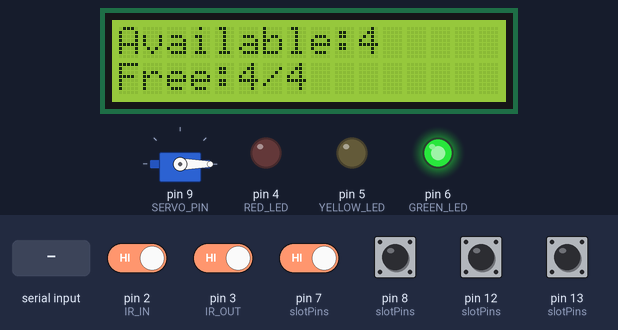
Simulated run of this sketch. Board: Arduino Uno, built with avr-gcc and run on an emulated ATmega328P. Shown: servo, 16×2 character LCD, output pins drawn as LEDs (lit = HIGH). The inputs (shaded band) are chosen by the test bench; at power-on: pin 2 (IR_IN), pin 3 (IR_OUT), pin 7 (slotPins), pin 8 (slotPins), pin 12 (slotPins), pin 13 (slotPins) HIGH. What the sketch prints to the serial monitor is not drawn.

Above: at 4.5 s.
4.6 s: pin 2 (IR_IN) driven LOW
At 5.1 s:
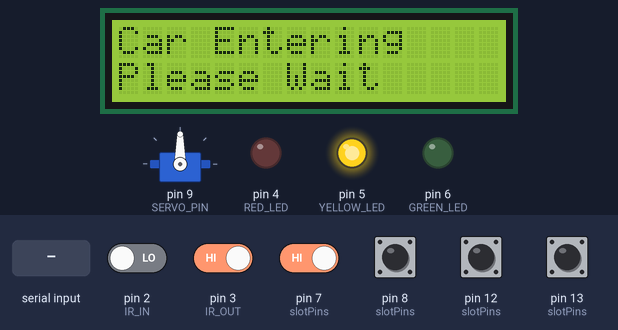
7.6 s: "OPEN\n" received over the second serial link
At 9.2 s:
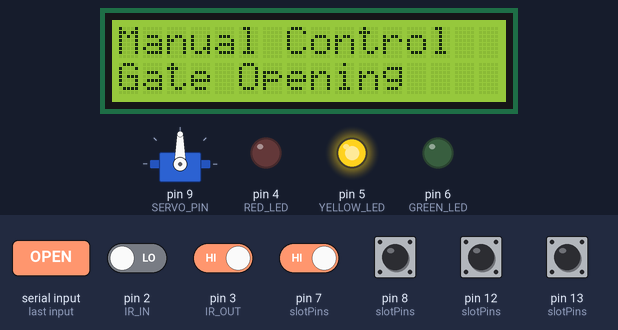
10.6 s: pin 3 (IR_OUT) driven LOW
At 13.0 s:
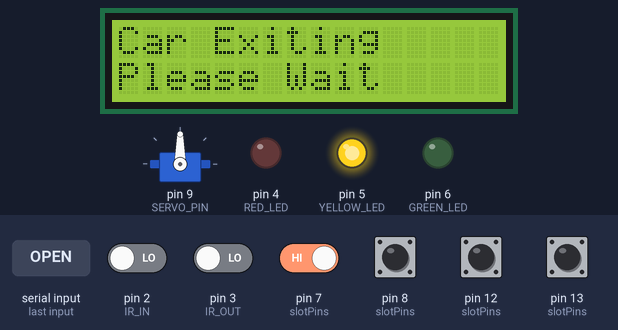
18.1 s: pin 2 (IR_IN) driven HIGH and pin 7 (slotPins) driven LOW
At 19.7 s:
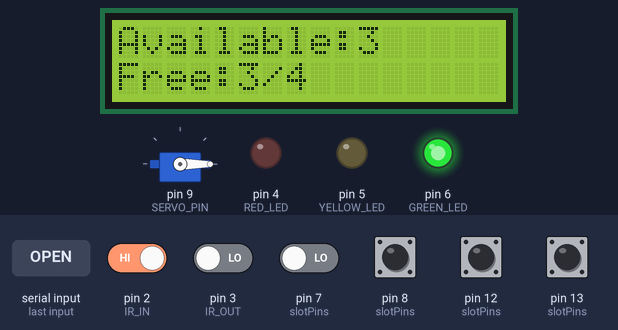
Timing chart, 0 to 21.2 s (numbered marks = the images above; inputs shaded):
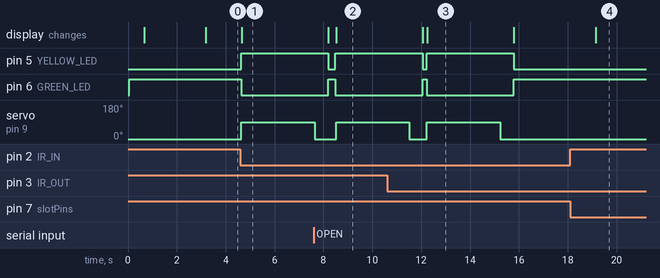

The sketch:

smart_parking_arduino.ino
```cpp
/*
  SMART PARKING SYSTEM - UPGRADED FINAL CODE
  Base: Original working Arduino code

  Existing connections kept:
    Entry IR OUT  -> D2
    Exit IR OUT   -> D3
    Servo signal  -> D9
    LCD SDA       -> A4
    LCD SCL       -> A5
    LCD address   -> 0x27
    Gate open     -> 90 degrees
    Gate closed   -> 0 degrees
    Gate open time-> 3000 ms

  New connections:
    Red LED       -> D4
    Yellow LED    -> D5
    Green LED     -> D6
    Slot 1 IR OUT -> D7
    Slot 2 IR OUT -> D8
    HC-05 TX      -> D10
    HC-05 RX      -> D11
    Slot 3 IR OUT -> D12
    Slot 4 IR OUT -> D13

  Flutter slot protocol:
    S1:0,S2:1,S3:0,S4:1
    0 = Available
    1 = Occupied

  Stable slot logic:
    - Car detected continuously for 1 second -> Occupied
    - Occupied slot clear continuously for 5 seconds -> Available
    - Short signal loss does not make the slot available
*/

#include <Wire.h>
#include <LiquidCrystal_I2C.h>
#include <Servo.h>
#include <SoftwareSerial.h>
#include <ctype.h>
#include <string.h>

// ======================================================
// OBJECTS
// ======================================================

LiquidCrystal_I2C lcd(0x27, 16, 2);
Servo gate;
SoftwareSerial bluetooth(10, 11); // Arduino RX, TX

// ======================================================
// ORIGINAL WORKING PINS
// ======================================================

#define IR_IN 2
#define IR_OUT 3
#define SERVO_PIN 9

// ======================================================
// NEW PINS
// ======================================================

#define RED_LED 4
#define YELLOW_LED 5
#define GREEN_LED 6

#define SLOT_1 7
#define SLOT_2 8
#define SLOT_3 12
#define SLOT_4 13

// ======================================================
// SETTINGS
// ======================================================

const byte TOTAL_SLOTS = 4;

const byte slotPins[TOTAL_SLOTS] = {
  SLOT_1,
  SLOT_2,
  SLOT_3,
  SLOT_4
};

/*
  Most IR obstacle sensors:
  LOW  = object/car detected
  HIGH = no object

  Change LOW to HIGH only if your sensors work in reverse.
*/
const byte SENSOR_ACTIVE_STATE = LOW;

const unsigned long OCCUPIED_CONFIRM_TIME = 1000;
const unsigned long AVAILABLE_CONFIRM_TIME = 5000;
const unsigned long BLUETOOTH_STATUS_INTERVAL = 1500;

const byte GATE_CLOSED_ANGLE = 0;
const byte GATE_OPEN_ANGLE = 90;
const unsigned long GATE_OPEN_TIME = 3000;

// ======================================================
// SYSTEM VARIABLES
// ======================================================

int available = 4;

bool inFlag = false;
bool outFlag = false;
bool gateOpen = false;
bool gateBusy = false;

bool servoAttached = false;
byte currentGateAngle = GATE_CLOSED_ANGLE;

byte currentLightState = 255;

char lcdLineCache[2][17] = {{0}, {0}};

// Confirmed status of each slot
bool slotOccupied[TOTAL_SLOTS] = {
  false,
  false,
  false,
  false
};

// Latest raw reading of each slot sensor
bool slotRawDetected[TOTAL_SLOTS] = {
  false,
  false,
  false,
  false
};

// Time when raw reading last changed
unsigned long slotRawChangedAt[TOTAL_SLOTS] = {
  0,
  0,
  0,
  0
};

unsigned long lastBluetoothStatus = 0;

// Bluetooth command buffer
char commandBuffer[25];
byte commandIndex = 0;

// ======================================================
// SETUP
// ======================================================

void setup()
{
  Serial.begin(9600);
  bluetooth.begin(9600);

  // Original sensors
  pinMode(IR_IN, INPUT_PULLUP);
  pinMode(IR_OUT, INPUT_PULLUP);

  // New slot sensors
  for (byte i = 0; i < TOTAL_SLOTS; i++)
  {
    pinMode(slotPins[i], INPUT_PULLUP);
  }

  // Give sensors time to stabilize before reading initial state
  delay(50);

  // Traffic lights
  pinMode(RED_LED, OUTPUT);
  pinMode(YELLOW_LED, OUTPUT);
  pinMode(GREEN_LED, OUTPUT);

  setGreenLight();

  // Servo - initialize closed then release torque
  gate.attach(SERVO_PIN);
  servoAttached = true;
  gate.write(GATE_CLOSED_ANGLE);
  currentGateAngle = GATE_CLOSED_ANGLE;
  delay(500);
  gate.detach();
  servoAttached = false;

  // LCD - same as original working code
  lcd.init();
  lcd.backlight();

  lcd.clear();
  lcd.setCursor(0, 0);
  lcd.print("Parking System");
  lcd.setCursor(0, 1);
  lcd.print("Starting...");
  delay(2000);

  // Read actual slot condition at startup
  initializeSlotSensors();

  available = countAvailableSlots();

  updateNormalDisplay();
  sendCompleteStatus();

  lastBluetoothStatus = millis();
}

// ======================================================
// MAIN LOOP
// ======================================================

void loop()
{
  readBluetoothCommands();

  updateSlotSensors();

  handleEntrySensor();
  handleExitSensor();

  // Backup synchronization for Flutter app
  if (millis() - lastBluetoothStatus >= BLUETOOTH_STATUS_INTERVAL)
  {
    sendCompleteStatus();
    lastBluetoothStatus = millis();
  }

  delay(10);
}

// ======================================================
// SENSOR HELPER
// ======================================================

bool sensorDetected(byte pin)
{
  return digitalRead(pin) == SENSOR_ACTIVE_STATE;
}

// ======================================================
// INITIAL SLOT SENSOR READING
// ======================================================

void initializeSlotSensors()
{
  /*
    Multiple startup samples reduce false readings while
    the sensors and power supply are stabilizing.
  */

  byte detectionCount[TOTAL_SLOTS] = {0, 0, 0, 0};
  const byte samples = 20;

  for (byte sample = 0; sample < samples; sample++)
  {
    for (byte i = 0; i < TOTAL_SLOTS; i++)
    {
      if (sensorDetected(slotPins[i]))
      {
        detectionCount[i]++;
      }
    }

    delay(25);
  }

  for (byte i = 0; i < TOTAL_SLOTS; i++)
  {
    bool detected = detectionCount[i] >= 14;

    slotOccupied[i] = detected;
    slotRawDetected[i] = detected;
    slotRawChangedAt[i] = millis();
  }
}

// ======================================================
// STABLE SLOT SENSOR LOGIC
// ======================================================

void updateSlotSensors()
{
  bool anySlotChanged = false;
  unsigned long now = millis();

  for (byte i = 0; i < TOTAL_SLOTS; i++)
  {
    bool currentReading = sensorDetected(slotPins[i]);

    // Sensor reading changed: start a new confirmation timer
    if (currentReading != slotRawDetected[i])
    {
      slotRawDetected[i] = currentReading;
      slotRawChangedAt[i] = now;

      /*
        When an occupied slot temporarily loses detection,
        it stays occupied while the 5-second timer runs.
      */
      if (slotOccupied[i] && !currentReading)
      {
        sendSlotCheckingEvent(i);
      }
    }

    unsigned long requiredTime;

    if (currentReading)
    {
      requiredTime = OCCUPIED_CONFIRM_TIME;
    }
    else
    {
      requiredTime = AVAILABLE_CONFIRM_TIME;
    }

    // Confirm only after the reading stays stable
    if (
      slotOccupied[i] != currentReading &&
      now - slotRawChangedAt[i] >= requiredTime
    )
    {
      slotOccupied[i] = currentReading;
      anySlotChanged = true;

      sendSlotChangeEvent(i, currentReading);
    }
  }

  if (anySlotChanged)
  {
    available = countAvailableSlots();

    if (!gateBusy)
    {
      updateNormalDisplay();
    }

    sendCompleteStatus();
    lastBluetoothStatus = millis();
  }
}

// ======================================================
// ENTRY SENSOR - BASED ON ORIGINAL WORKING LOGIC
// ======================================================

void handleEntrySensor()
{
  if (digitalRead(IR_IN) == LOW && !inFlag && !gateBusy)
  {
    inFlag = true;

    available = countAvailableSlots();

    if (available > 0)
    {
      gateBusy = true;

      showMessage("Car Entering", "Please Wait");
      setYellowLight();

      openGateForVehicle();

      /*
        No available-- here.
        The exact parking slot sensor will update the count
        after the car parks.
      */

      updateNormalDisplay();
      sendCompleteStatus();

      gateBusy = false;
    }
    else
    {
      showMessage("Parking FULL", "Gate Closed");
      setRedLight();
      sendEvent("ENTRY_DENIED");

      delay(2000);

      updateNormalDisplay();
    }
  }

  if (digitalRead(IR_IN) == HIGH)
  {
    inFlag = false;
  }
}

// ======================================================
// EXIT SENSOR - BASED ON ORIGINAL WORKING LOGIC
// ======================================================

void handleExitSensor()
{
  if (digitalRead(IR_OUT) == LOW && !outFlag && !gateBusy)
  {
    outFlag = true;
    gateBusy = true;

    showMessage("Car Exiting", "Please Wait");
    setYellowLight();

    /*
      Exit gate always opens.
      The car may already have left its slot, so all four
      slot sensors might already show available.
    */
    openGateForVehicle();

    /*
      No available++ here.
      The slot sensor itself confirms that the slot is free.
    */

    available = countAvailableSlots();

    updateNormalDisplay();
    sendCompleteStatus();

    gateBusy = false;
  }

  if (digitalRead(IR_OUT) == HIGH)
  {
    outFlag = false;
  }
}

// ======================================================
// SERVO CONTROL - SAME 0 / 90 / 3000 ms BEHAVIOUR
// ======================================================

void attachServoIfNeeded()
{
  if (!servoAttached)
  {
    gate.attach(SERVO_PIN);
    servoAttached = true;
  }
}

void detachServoIfNeeded()
{
  if (servoAttached)
  {
    gate.detach();
    servoAttached = false;
  }
}

void moveGateTo(byte angle)
{
  if (currentGateAngle == angle)
  {
    return;
  }

  attachServoIfNeeded();
  gate.write(angle);
  currentGateAngle = angle;
}

void openGateForVehicle()
{
  moveGateTo(GATE_OPEN_ANGLE);
  gateOpen = true;
  sendGateState();

  delay(GATE_OPEN_TIME);

  moveGateTo(GATE_CLOSED_ANGLE);
  gateOpen = false;
  sendGateState();

  // Give the servo time to complete closure, then release holding torque
  delay(500);
  detachServoIfNeeded();
}

// ======================================================
// AVAILABLE SLOT COUNT
// ======================================================

int countAvailableSlots()
{
  int freeSlots = 0;

  for (byte i = 0; i < TOTAL_SLOTS; i++)
  {
    if (!slotOccupied[i])
    {
      freeSlots++;
    }
  }

  return freeSlots;
}

// ======================================================
// LCD
// ======================================================

void updateLcdRow(byte row, const char *text)
{
  if (strcmp(lcdLineCache[row], text) == 0)
  {
    return;
  }

  strncpy(lcdLineCache[row], text, sizeof(lcdLineCache[row]) - 1);
  lcdLineCache[row][16] = '\0';

  lcd.setCursor(0, row);
  lcd.print(text);

  byte len = strlen(text);
  for (byte i = len; i < 16; i++)
  {
    lcd.print(' ');
  }
}

void updateNormalDisplay()
{
  available = countAvailableSlots();

  char line1[17];
  char line2[17];

  if (available == 0)
  {
    strcpy(line1, "Parking FULL");
  }
  else
  {
    snprintf(line1, sizeof(line1), "Available:%d", available);
  }

  snprintf(line2, sizeof(line2), "Free:%d/%d", available, TOTAL_SLOTS);

  updateLcdRow(0, line1);
  updateLcdRow(1, line2);

  updateTrafficLights();
}

void showMessage(const char *line1, const char *line2)
{
  updateLcdRow(0, line1);
  updateLcdRow(1, line2);
}

// ======================================================
// TRAFFIC LIGHTS
// ======================================================

void setRedLight()
{
  if (currentLightState == 0)
  {
    return;
  }

  digitalWrite(RED_LED, HIGH);
  digitalWrite(YELLOW_LED, LOW);
  digitalWrite(GREEN_LED, LOW);
  currentLightState = 0;
  sendLightState();
}

void setYellowLight()
{
  if (currentLightState == 1)
  {
    return;
  }

  digitalWrite(RED_LED, LOW);
  digitalWrite(YELLOW_LED, HIGH);
  digitalWrite(GREEN_LED, LOW);
  currentLightState = 1;
}

void setGreenLight()
{
  if (currentLightState == 2)
  {
    return;
  }

  digitalWrite(RED_LED, LOW);
  digitalWrite(YELLOW_LED, LOW);
  digitalWrite(GREEN_LED, HIGH);
  currentLightState = 2;
  sendLightState();
}

void updateTrafficLights()
{
  if (available == 0)
  {
    setRedLight();
  }
  else
  {
    setGreenLight();
  }
}

// ======================================================
// BLUETOOTH STATUS FOR FLUTTER APP
// ======================================================

void sendSlotStatus()
{
  /*
    Example:
    S1:0,S2:1,S3:0,S4:1

    0 = Available
    1 = Occupied
  */

  for (byte i = 0; i < TOTAL_SLOTS; i++)
  {
    bluetooth.print("S");
    bluetooth.print(i + 1);
    bluetooth.print(":");
    bluetooth.print(slotOccupied[i] ? 1 : 0);

    Serial.print("S");
    Serial.print(i + 1);
    Serial.print(":");
    Serial.print(slotOccupied[i] ? 1 : 0);

    if (i < TOTAL_SLOTS - 1)
    {
      bluetooth.print(",");
      Serial.print(",");
    }
  }

  bluetooth.println();
  Serial.println();
}

void sendGateState()
{
  bluetooth.print("G:");
  bluetooth.println(gateOpen ? 1 : 0);
  bluetooth.print("GATE:");
  bluetooth.println(gateOpen ? "OPEN" : "CLOSED");

  Serial.print("G:");
  Serial.println(gateOpen ? 1 : 0);
  Serial.print("GATE:");
  Serial.println(gateOpen ? "OPEN" : "CLOSED");
}

void sendLightState()
{
  bluetooth.print("LIGHT:");
  switch (currentLightState)
  {
    case 0:
      bluetooth.println("RED");
      Serial.println("LIGHT:RED");
      break;
    case 1:
      bluetooth.println("YELLOW");
      Serial.println("LIGHT:YELLOW");
      break;
    case 2:
      bluetooth.println("GREEN");
      Serial.println("LIGHT:GREEN");
      break;
    default:
      bluetooth.println("UNKNOWN");
      Serial.println("LIGHT:UNKNOWN");
      break;
  }
}

void sendParkingCounts()
{
  available = countAvailableSlots();
  int occupied = TOTAL_SLOTS - available;

  bluetooth.print("AVAILABLE:");
  bluetooth.println(available);
  bluetooth.print("OCCUPIED:");
  bluetooth.println(occupied);

  Serial.print("AVAILABLE:");
  Serial.println(available);
  Serial.print("OCCUPIED:");
  Serial.println(occupied);
}

void sendLcdStatus()
{
  available = countAvailableSlots();

  bluetooth.print("L1:");

  if (available == 0)
  {
    bluetooth.println("Parking FULL");
  }
  else
  {
    bluetooth.print("Available:");
    bluetooth.println(available);
  }

  bluetooth.print("L2:Free:");
  bluetooth.print(available);
  bluetooth.print("/");
  bluetooth.println(TOTAL_SLOTS);
}

void sendCompleteStatus()
{
  sendSlotStatus();
  sendGateState();
  sendParkingCounts();
  sendLightState();
  sendLcdStatus();
}

// ======================================================
// OPTIONAL EVENTS
// ======================================================

void sendEvent(const char *eventName)
{
  bluetooth.print("E:");
  bluetooth.println(eventName);

  Serial.print("E:");
  Serial.println(eventName);
}

void sendSlotChangeEvent(byte index, bool occupied)
{
  bluetooth.print("E:SLOT");
  bluetooth.print(index + 1);
  bluetooth.print("_");
  bluetooth.println(occupied ? "OCCUPIED" : "AVAILABLE");

  Serial.print("E:SLOT");
  Serial.print(index + 1);
  Serial.print("_");
  Serial.println(occupied ? "OCCUPIED" : "AVAILABLE");
}

void sendSlotCheckingEvent(byte index)
{
  bluetooth.print("E:SLOT");
  bluetooth.print(index + 1);
  bluetooth.println("_CHECKING");

  Serial.print("E:SLOT");
  Serial.print(index + 1);
  Serial.println("_CHECKING");
}

// ======================================================
// BLUETOOTH COMMAND READER
// ======================================================

void readBluetoothCommands()
{
  while (bluetooth.available() > 0)
  {
    char incoming = bluetooth.read();

    if (incoming == '\n' || incoming == '\r')
    {
      if (commandIndex > 0)
      {
        commandBuffer[commandIndex] = '\0';
        processBluetoothCommand(commandBuffer);
        commandIndex = 0;
      }
    }
    else
    {
      if (commandIndex < sizeof(commandBuffer) - 1)
      {
        commandBuffer[commandIndex] =
          (char)toupper((unsigned char)incoming);

        commandIndex++;
      }
      else
      {
        commandIndex = 0;
      }
    }
  }
}

// ======================================================
// COMMANDS FROM FLUTTER / BLUETOOTH TERMINAL
// ======================================================

void processBluetoothCommand(const char *command)
{
  if (strcmp(command, "STATUS") == 0)
  {
    sendCompleteStatus();
  }

  else if (strcmp(command, "PING") == 0)
  {
    bluetooth.println("PONG");
    Serial.println("PONG");
  }

  /*
    OPEN command opens the gate for the same three seconds
    as the original entry/exit logic, then closes it.
  */
  else if (strcmp(command, "OPEN") == 0 && !gateBusy)
  {
    gateBusy = true;

    showMessage("Manual Control", "Gate Opening");
    setYellowLight();
    sendEvent("MANUAL_OPEN");

    openGateForVehicle();

    updateNormalDisplay();
    sendCompleteStatus();

    gateBusy = false;
  }

  else if (strcmp(command, "CLOSE") == 0)
  {
    moveGateTo(GATE_CLOSED_ANGLE);
    gateOpen = false;
    detachServoIfNeeded();

    sendEvent("MANUAL_CLOSE");
    sendGateState();

    updateNormalDisplay();
  }
}
```

Measured:
- after the input at 4.6 s, pin 5 (YELLOW_LED): LOW → HIGH at once; pin 6 (GREEN_LED): HIGH → LOW at once; servo on pin 9 (SERVO_PIN): 0° → 90° at once; the display: changes after 0.05 s (image 1)
- after the input at 7.6 s, the display: first differs from a run without the input after 0.92 s (image 2)
- after the input at 10.6 s, the display: first differs from a run without the input after 1.6 s (image 3)
- after the input at 18.1 s, the display: changes after 1.0 s (image 4)
- what the display in image 3 shows lasts 3.6 s, from 12.2 s to 15.8 s
